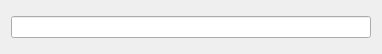
<?xml version="1.0" encoding="UTF-8"?>
<ui version="4.0">
 <class>TextCompleter</class>
 <widget class="QWidget" name="TextCompleter">
  <property name="geometry">
   <rect>
    <x>0</x>
    <y>0</y>
    <width>382</width>
    <height>54</height>
   </rect>
  </property>
  <property name="windowTitle">
   <string>TextCompleter</string>
  </property>
  <layout class="QVBoxLayout" name="verticalLayout">
   <item>
    <widget class="QLineEdit" name="lineEdit"/>
   </item>
  </layout>
 </widget>
 <layoutdefault spacing="6" margin="11"/>
 <resources/>
 <connections/>
</ui>
